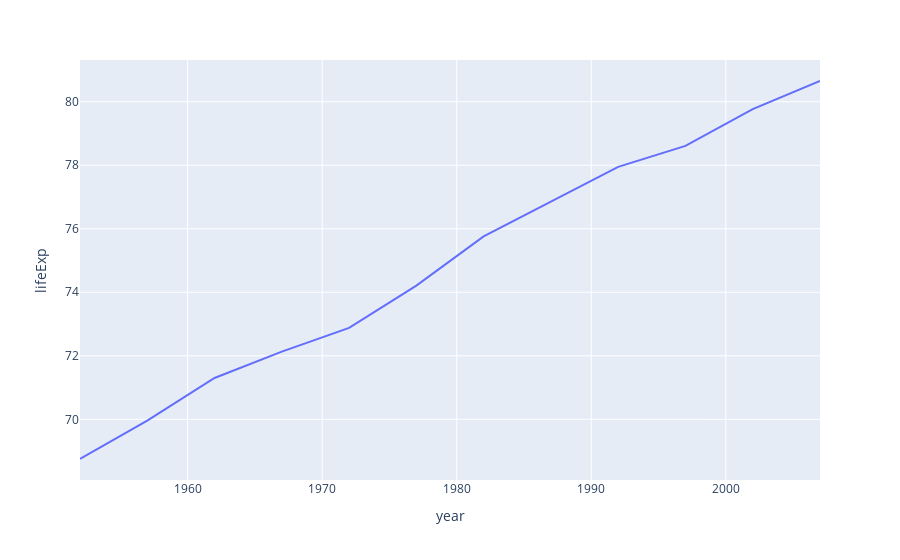

The notebook cell saved with this chart:
### Markdown cell above
<font color=yellow>Graphiques interactifs linéaires et surfaciques<font>

### Code cell
# Courbe sur l'espérance de vie au Canada
px.line(
    data_canada,
    x='year',
    y='lifeExp',
    hover_name='pop'
)

### Figure 1 — Plotly figure (JSON) as saved in the notebook; plotly's stock layout.template omitted (floating-point values rounded to 4 significant figures)
{"data": [{"hovertemplate": "<b>%{hovertext}</b><br><br>year=%{x}<br>lifeExp=%{y}<extra></extra>", "hovertext": [14785584, 17010154, 18985849, 20819767, 22284500, 23796400, 25201900, 26549700, 28523502, 30305843, 31902268, 33390141], "legendgroup": "", "line": {"color": "#636efa", "dash": "solid"}, "marker": {"symbol": "circle"}, "mode": "lines", "name": "", "orientation": "v", "showlegend": false, "type": "scatter", "x": [1952, 1957, 1962, 1967, 1972, 1977, 1982, 1987, 1992, 1997, 2002, 2007], "xaxis": "x", "y": [68.75, 69.96, 71.3, 72.13, 72.88, 74.21, 75.76, 76.86, 77.95, 78.61, 79.77, 80.65], "yaxis": "y"}], "layout": {"legend": {"tracegroupgap": 0}, "margin": {"t": 60}, "xaxis": {"anchor": "y", "domain": [0, 1], "title": {"text": "year"}}, "yaxis": {"anchor": "x", "domain": [0, 1], "title": {"text": "lifeExp"}}}}
